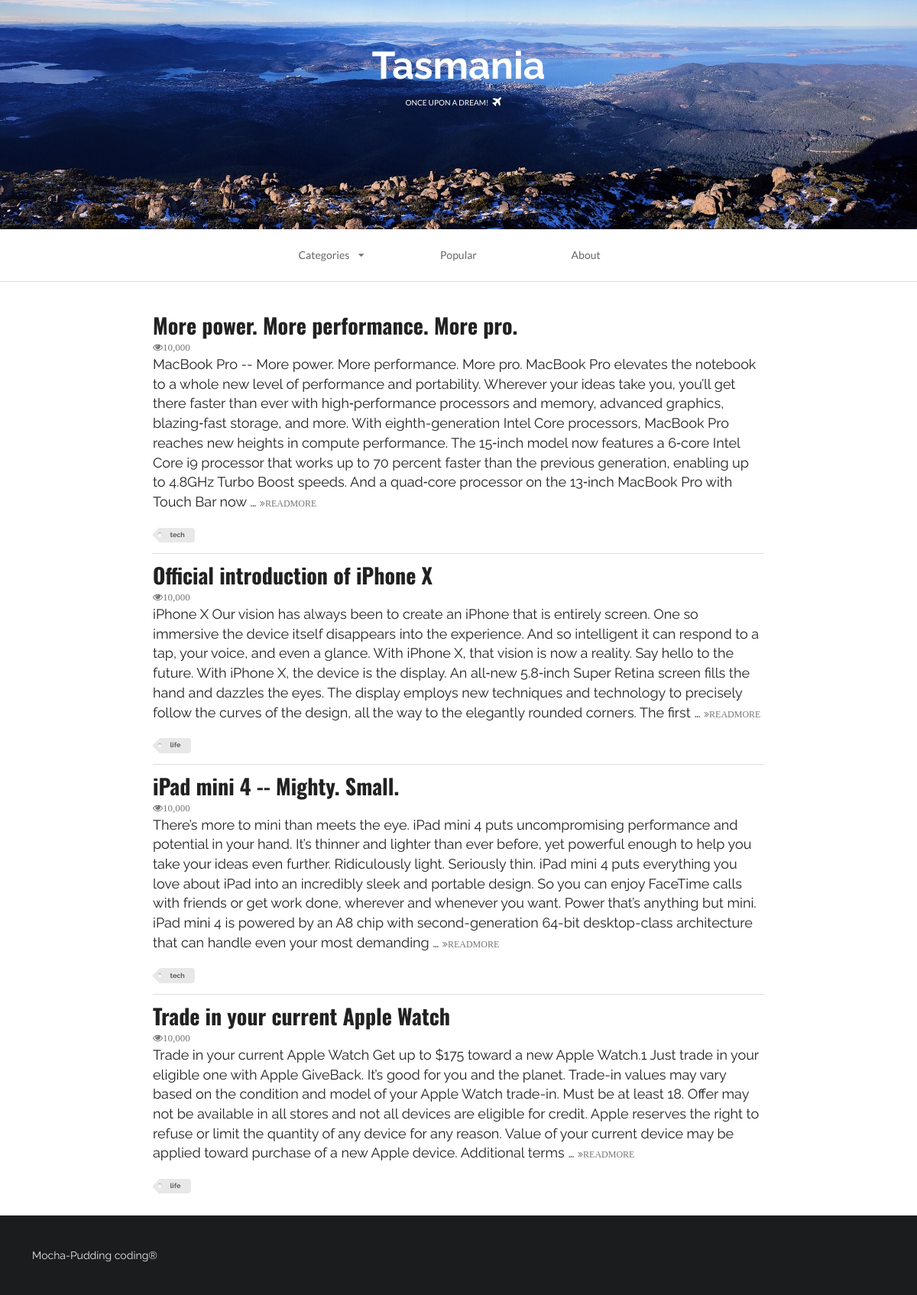
/index, run on the app's committed database.
### firstapp/models.py (models this page shows, shortened)
class Article(models.Model):
    headline = models.CharField(null=True, blank=True, max_length=500)
    content = models.TextField(null=True, blank=True)
    TAG_CHOICES = {
        ('tech', 'Tech'),
        ('life', 'Life'),
        }
    tag = models.CharField(null=True, blank=True, max_length=5, choices=TAG_CHOICES)

### firstapp/views.py (the view)
# urls.py: url(r'^index', index, name='index'),
def index(request):
    print(request)
    print('==='*30)
    print(dir(request))
    print('==='*30)
    print(type(request))
    queryset = request.GET.get('tag')
    if queryset:
        article_list = Article.objects.filter(tag=queryset)
    else:
        article_list = Article.objects.all()
    print(queryset)
    context = {};
    context['article_list'] = article_list
    index_page = render(request, 'first_web_2.html', context)
    return index_page

### firstapp/templates/first_web_2.html (shortened to what this page needs)
<!DOCTYPE html>
{% load staticfiles %}
<html>
    <head>
        <link rel="stylesheet" href="{% static 'css/semantic.css' %}" media="screen" title="no title" charset="utf-8">
    </head>
    <body>
        <div class="ui inverted vertical  segment masthead">
            <h1 class="ui center aligned header blogslogon" style="font-size:50px;font-family: 'Raleway', sans-serif!important;">
                Tasmania
                <p class="ui sub header">
                    once upon a dream!
                    <i class="plane icon"></i>
                </p>
            </h1>
        </div>
        <div class="ui container nav">
            <div class="ui borderless text three item menu ">
                <div class="ui simple dropdown  item">
                    Categories
                    <i class="dropdown icon"></i>
                </div>
                <a class="item">
                    Popular
                </a>
                <a class="item">
                    About
                </a>
            </div>
        </div>
        <div class="ui divider"></div>
        <div class="ui  vertical segment">
            {% for article in article_list %}
                <div class="ui container vertical segment">
                    <a href="{% url 'detail' article.id %}">
                        <h1 class="ui header">
                            {{ article.headline }}
                        </h1>
                    </a>
                    <i class="icon grey small unhide">10,000</i>
                    <p>
                        {{ article.content|truncatewords:100 }}
                        <a href="{% url 'detail' article.id %}">
                            <i class="angle tiny double grey right icon">READMORE</i>
                        </a>
                    </p>
                    <div class="ui mini  tag label">
                        {{  article.tag }}
                    </div>
                </div>
            {% endfor %}
        </div>
        <div class="ui inverted  vertical very padded  segment">
            Mocha-Pudding coding®
        </div>
    </body>
</html>

### data on the page
Article: headline "More power. More performance. More pro.", content "MacBook Pro -- More power. More performance. More pro. MacBook Pro elevates the notebook to a whole new level of performance and portability. Wherever your ideas take you, you’ll get there faster than ever with high‑performance processors and memory, advanced graphics, blazing‑fast storage, and more. With eighth-generation Intel Core processors, MacBook Pro reaches new heights in compute performance. The 15‑inch model now features a 6‑core Intel Core i9 processor that works up to 70 percent faster than the previous generation, enabling up to 4.8GHz Turbo Boost speeds. And a quad‑core processor on the 13‑inch MacBook Pro with Touch Bar now …", tag "tech"
Article: headline "Official introduction of iPhone X", content "iPhone X Our vision has always been to create an iPhone that is entirely screen. One so immersive the device itself disappears into the experience. And so intelligent it can respond to a tap, your voice, and even a glance. With iPhone X, that vision is now a reality. Say hello to the future. With iPhone X, the device is the display. An all‑new 5.8‑inch Super Retina screen fills the hand and dazzles the eyes. The display employs new techniques and technology to precisely follow the curves of the design, all the way to the elegantly rounded corners. The first …", tag "life"
Article: headline "iPad mini 4 -- Mighty. Small.", content "There’s more to mini than meets the eye. iPad mini 4 puts uncompromising performance and potential in your hand. It’s thinner and lighter than ever before, yet powerful enough to help you take your ideas even further. Ridiculously light. Seriously thin. iPad mini 4 puts everything you love about iPad into an incredibly sleek and portable design. So you can enjoy FaceTime calls with friends or get work done, wherever and whenever you want. Power that’s anything but mini. iPad mini 4 is powered by an A8 chip with second-generation 64-bit desktop-class architecture that can handle even your most demanding …", tag "tech"
Article: headline "Trade in your current Apple Watch", content "Trade in your current Apple Watch Get up to $175 toward a new Apple Watch.1 Just trade in your eligible one with Apple GiveBack. It’s good for you and the planet. Trade-in values may vary based on the condition and model of your Apple Watch trade-in. Must be at least 18. Offer may not be available in all stores and not all devices are eligible for credit. Apple reserves the right to refuse or limit the quantity of any device for any reason. Value of your current device may be applied toward purchase of a new Apple device. Additional terms …", tag "life"
